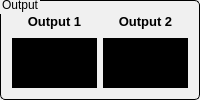
          <widget class="QGroupBox" name="groupBox_5">
           <property name="sizePolicy">
            <sizepolicy hsizetype="Preferred" vsizetype="Preferred">
             <horstretch>0</horstretch>
             <verstretch>0</verstretch>
            </sizepolicy>
           </property>
           <property name="maximumSize">
            <size>
             <width>650</width>
             <height>16777215</height>
            </size>
           </property>
           <property name="styleSheet">
            <string notr="true">QGroupBox {
    background-color: rgb(240, 240, 240); /* Light background color */
    border: 1.2px solid rgb(0, 0, 0); /* Black border color */
    border-style: outset;
    border-radius: 5px; /* Adjusted border-radius for more pointed corners */
}

QGroupBox::title {
    subcontrol-origin: margin;
    subcontrol-position: top left;
    padding: -5px 0px 0px 0px;
    color:rgb(0, 0, 0); /* Blue text color */
}
</string>
           </property>
           <property name="title">
            <string>Output</string>
           </property>
           <layout class="QGridLayout" name="gridLayout_6">
            <item row="0" column="0">
             <layout class="QVBoxLayout" name="verticalLayout_3">
              <item>
               <widget class="QLabel" name="label_6">
                <property name="maximumSize">
                 <size>
                  <width>16777215</width>
                  <height>20</height>
                 </size>
                </property>
                <property name="styleSheet">
                 <string notr="true">QLabel {
    color: rgb(0, 0, 0); /* Black text color */
    background-color: rgb(240, 240, 240); /* Light background color */
}

QPushButton {
    border-radius: 5px;
    border-style: outset;
    background: rgb(100, 149, 237); /* Blue color for buttons */
    color: rgb(255, 255, 255); /* Text color for buttons */
    padding: 3px;
}

QPushButton:hover {
    background: rgb(70, 130, 180); /* Darker blue on hover */
}

QPushButton:pressed {
    border-style: inset;
    background: rgb(20, 20, 20); /* Dark background when pressed */
}
</string>
                </property>
                <property name="text">
                 <string>&lt;html&gt;&lt;head/&gt;&lt;body&gt;&lt;p align=&quot;center&quot;&gt;&lt;span style=&quot; font-size:10pt; font-weight:600;&quot;&gt;Output 1&lt;/span&gt;&lt;/p&gt;&lt;/body&gt;&lt;/html&gt;</string>
                </property>
               </widget>
              </item>
              <item>
               <widget class="QLabel" name="output1_widget">
                <property name="sizePolicy">
                 <sizepolicy hsizetype="Ignored" vsizetype="Ignored">
                  <horstretch>0</horstretch>
                  <verstretch>0</verstretch>
                 </sizepolicy>
                </property>
                <property name="styleSheet">
                 <string notr="true">background-color: rgb(0, 0, 0);</string>
                </property>
                <property name="pixmap">
                 <pixmap>placeholder.png</pixmap>
                </property>
                <property name="scaledContents">
                 <bool>true</bool>
                </property>
               </widget>
              </item>
             </layout>
            </item>
            <item row="0" column="1">
             <layout class="QVBoxLayout" name="verticalLayout_4">
              <item>
               <widget class="QLabel" name="label_7">
                <property name="maximumSize">
                 <size>
                  <width>16777215</width>
                  <height>20</height>
                 </size>
                </property>
                <property name="styleSheet">
                 <string notr="true">QLabel {
    color: rgb(0, 0, 0); /* Black text color */
    background-color: rgb(240, 240, 240); /* Light background color */
}

QPushButton {
    border-radius: 5px;
    border-style: outset;
    background: rgb(100, 149, 237); /* Blue color for buttons */
    color: rgb(255, 255, 255); /* Text color for buttons */
    padding: 3px;
}

QPushButton:hover {
    background: rgb(70, 130, 180); /* Darker blue on hover */
}

QPushButton:pressed {
    border-style: inset;
    background: rgb(20, 20, 20); /* Dark background when pressed */
}
</string>
                </property>
                <property name="text">
                 <string>&lt;html&gt;&lt;head/&gt;&lt;body&gt;&lt;p align=&quot;center&quot;&gt;&lt;span style=&quot; font-size:10pt; font-weight:600;&quot;&gt;Output 2&lt;/span&gt;&lt;/p&gt;&lt;/body&gt;&lt;/html&gt;</string>
                </property>
               </widget>
              </item>
              <item>
               <widget class="QLabel" name="output2_widget">
                <property name="sizePolicy">
                 <sizepolicy hsizetype="Ignored" vsizetype="Ignored">
                  <horstretch>0</horstretch>
                  <verstretch>0</verstretch>
                 </sizepolicy>
                </property>
                <property name="styleSheet">
                 <string notr="true">background-color: rgb(0, 0, 0);</string>
                </property>
                <property name="pixmap">
                 <pixmap>placeholder.png</pixmap>
                </property>
                <property name="scaledContents">
                 <bool>true</bool>
                </property>
               </widget>
              </item>
             </layout>
            </item>
           </layout>
          </widget>
